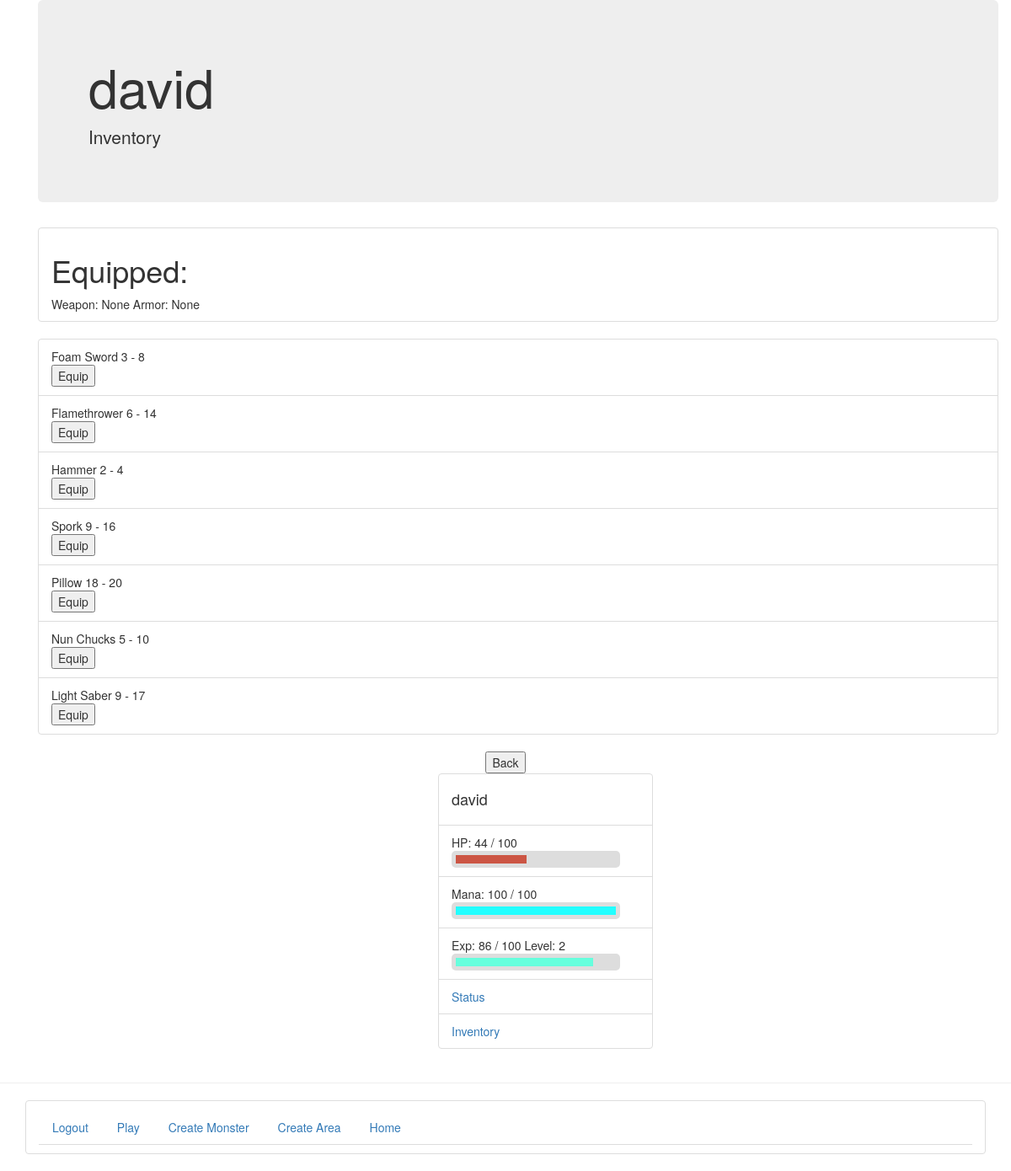
The page /rpg/inventory/ (signed in) on the database as committed earlier.
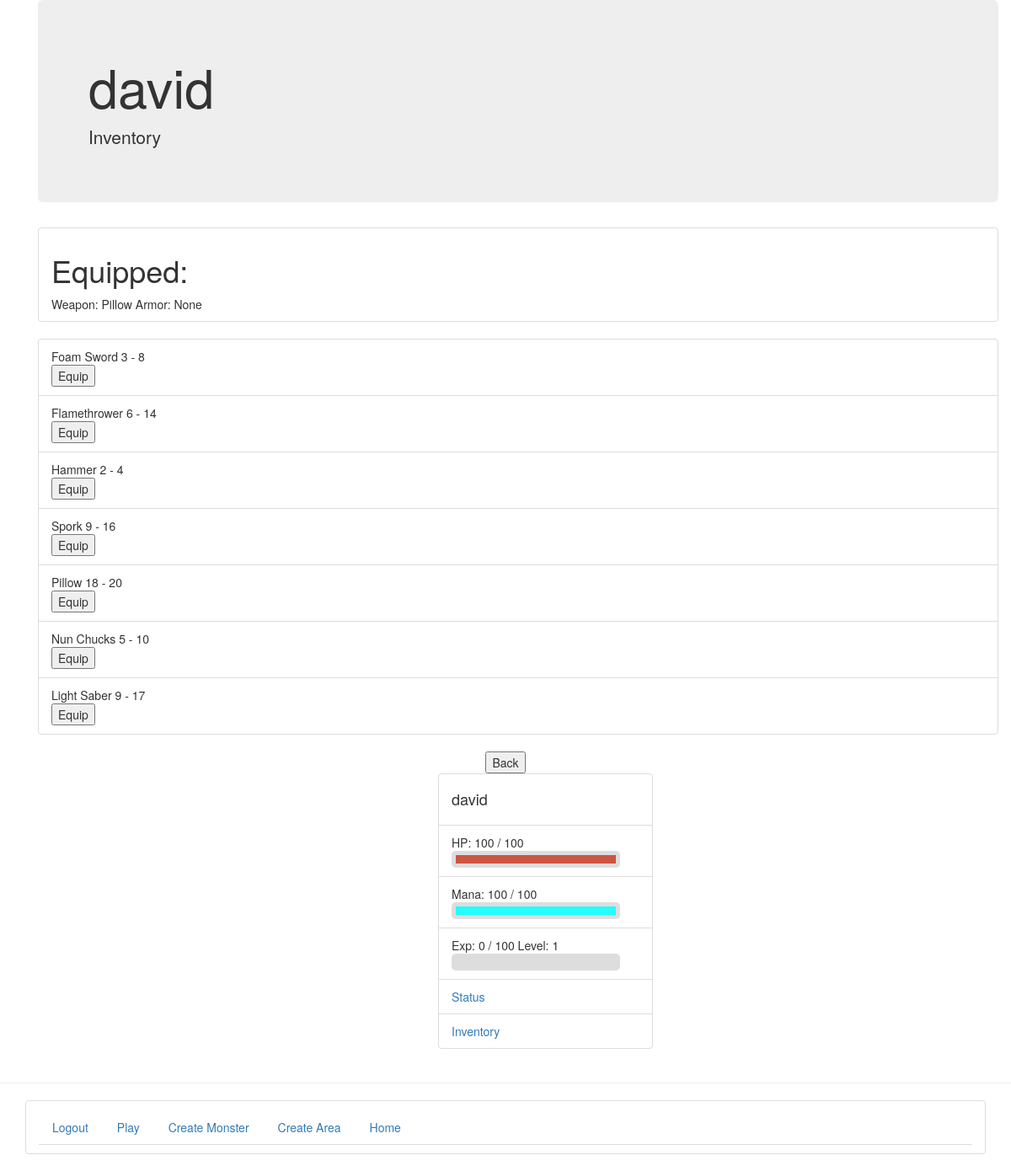
The same page on the database as committed later.
### rpg/models.py (models this page shows)
class UserProfile(models.Model):
    user = models.OneToOneField(User)
    picture = models.ImageField(upload_to='profile_images', blank=True)
    level = models.IntegerField(default=1, blank=False)
    weapon = models.ForeignKey(Weapon, related_name="wielder+", null=True)
    armor  = models.ForeignKey(Armor, related_name="wearer+", null=True)
    maxHP = models.IntegerField(default=100, blank=False)
    currentHP = models.IntegerField(default=100, blank=False)
    maxMana = models.IntegerField(default=100, blank=False)
    currentMana = models.IntegerField(default=100, blank=False)
    strength = models.IntegerField(default=10, blank=False)
    skillpoints = models.IntegerField(default=0, blank=False)
    dexterity = models.IntegerField(default=10, blank=False)
    intelligence = models.IntegerField(default=10, blank=False)
    experience = models.IntegerField(default=0, blank=False)
    coordX = models.IntegerField(default=0, blank=False)
    coordY = models.IntegerField(default=0, blank=False)
    inBattle = models.BooleanField(default=False, blank=False)
    battle = models.ForeignKey(Battle, blank=True, null=True)
    inventory = models.ManyToManyField(Item, blank=True, null=True)
    areaID = models.ForeignKey(Area, blank=True, null=True)
    def __unicode__(self):
        return self.user.username

class Item(models.Model): # Abstract class defining common attributes of all items
    itemID = models.AutoField(primary_key=True)
    name = models.CharField(max_length=128)
    picture = models.ImageField(upload_to='item_images', blank=True)
    rarity = models.IntegerField(default=1)
    equippable = models.BooleanField(default=False)
    def __unicode__(self):
        return self.name

### rpg/views.py (the view, shortened to what this page needs)
def inventory(request):
    u = request.user.userprofile
    items = u.inventory.all()
    weapons = Weapon.objects.all()
    armor = Armor.objects.all()
    hp = u.currentHP*100 / u.maxHP
    mana = u.currentMana*100 / u.maxMana
    exp = u.experience
    contextDict = { 'char' : u, 'items' : items, 'weapons' : weapons, 'armor' : armor, 'hp' : hp, 'exp' : exp, 'mana' : mana }
    return render(request, 'rpg/inventory.html', contextDict)

### templates/rpg/inventory.html (shortened to what this page needs)
{% extends 'rpg/gamebase.html' %}
{% block body_block %}
 {% if user.is_authenticated %}
<div class="container">
  <div class="jumbotron">
    <h1>{{ user }}</h1>
    <p>Inventory</p>
  </div>
</div>
<div class="container">
<ul class="list-group">
<li class="list-group-item">
<h1> Equipped: </h1>
Weapon: {{ char.weapon }}
Armor: {{ char.armor }}
</li>
</ul>
</div>
<div class="container">
<ul class="list-group">
{% for i in weapons %}
<li class="list-group-item"> {{ i }} {{ i.minD }} - {{ i.maxD }}
<form action="" method="post">
<input type="submit" name={{i}} value="Equip" />
</form>
</li>
{% endfor %}
</ul>
</div>
        <form action="{% url 'game' %}" method="post" align="center">
<input type="submit" name="back" value="Back" />
</form>
{% else %}
	<div class = "container">
	<h1> Please log in to play randaquest </h1>
	</div>
{% endif %}
{% endblock %}

### templates/rpg/gamebase.html (shortened to what this page needs)
<!DOCTYPE html>
{% load staticfiles %}
<html>
    <head>
    		<link rel="stylesheet" href="http://maxcdn.bootstrapcdn.com/bootstrap/3.2.0/css/bootstrap.min.css" type="text/css"/>
    </head>
    <body>
        <div class="container">
            {% block body_block %}{% endblock %}
        </div>
<div class="container">
<div class="col-md-3 col-md-offset-5">
<ul class="list-group">
  <li class="list-group-item"><h4>{{ char }}</h4></li>
  <li class="list-group-item">HP: {{ char.currentHP }} / {{ char.maxHP }}<div class="bar" data-total={{ char.maxHP }} data-value={{ char.currentHP }}>
<div class="health-bar">
 </div></li>
  <li class="list-group-item">Mana: {{ char.currentMana }} / {{ char.maxMana }}<div class="bar" data-total={{ char.maxMana }} data-value={{ char.currentMana }}>
<div class="mana-bar">
</div></li>
  <li class="list-group-item">Exp: {{ char.experience }} / 100  Level: {{ char.level }}<div class="bar" data-total={{ char.experience }} data-value="100">
<div class="exp-bar">
  </div></li>
<li class="list-group-item"><a href="{% url 'status' %}">Status</a></li>
<li class="list-group-item"><a href="{% url 'inventory' %}">Inventory</a></li>
</div>
</div>
        <hr />
        <div class="container">
<ul class="list-group">
<li class="list-group-item">
        <ul class="nav nav-tabs" role="tablist">
    {% if user.is_authenticated %}
        <li><a href="{% url 'logout' %}">Logout</a></li>
	<li><a href="{% url 'game' %}">Play</a></li>
	<li><a href="{% url 'create_monster' %}">Create Monster</a></li>
        <li><a href="{% url 'create_area' %}">Create Area</a></li>
    {% else %}
        <li><a href="{% url 'register' %}">Register Here</a></li>
        <li><a href="{% url 'login' %}">Login</a></li>
    {% endif %}
    <li><a href="{% url 'index' %}">Home</a></li>
	</ul>
</li>
</ul>
	</div>
    </body>
</html>

Rows that differ between the two databases and show on the page:
changed UserProfile "None": weapon "None" → "Pillow"; currentHP "44" → "100"; experience "86" → "0"; level "2" → "1"
